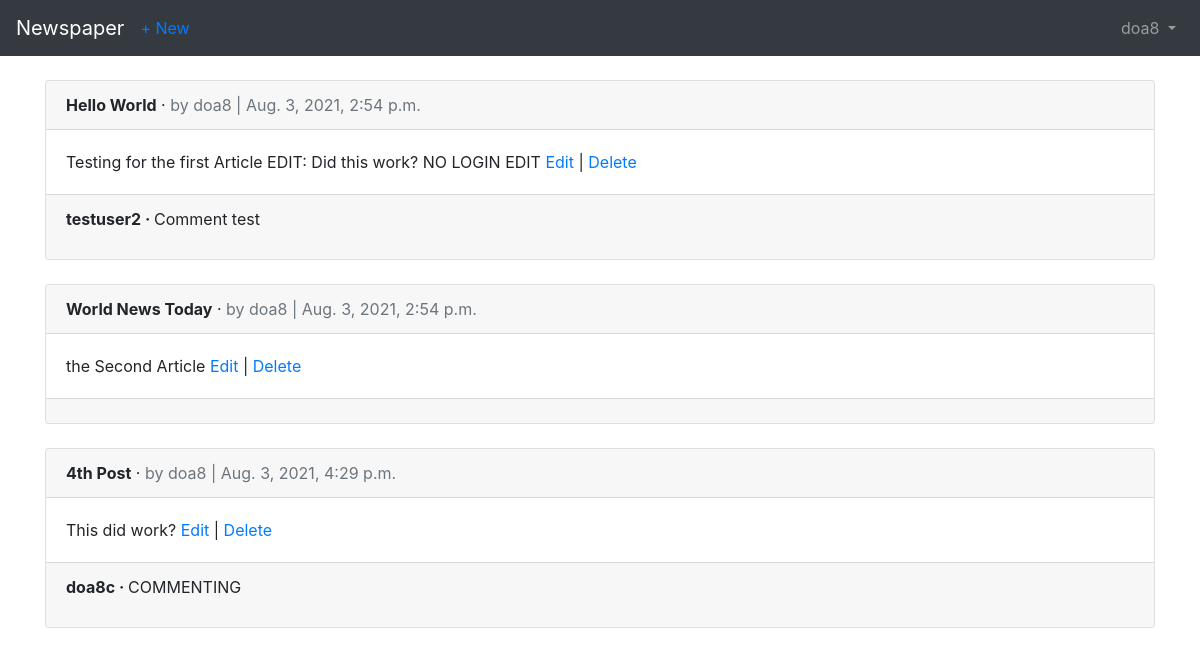
The page /articles/ (signed in) on the database its author committed.
### users/models.py (models this page shows)
class CustomUser(AbstractUser):
    age = models.PositiveIntegerField(null=True, blank=True)

### articles/models.py (models this page shows, shortened)
class Article(models.Model):
    title = models.CharField(max_length=255)
    body = models.TextField()
    date = models.DateTimeField(auto_now_add=True)
    author = models.ForeignKey(
        get_user_model(),
        on_delete=models.CASCADE,
        related_name='comments',
    )

class Comment(models.Model):
    article = models.ForeignKey(
        Article,
        on_delete=models.CASCADE,
        related_name='comments')
    comment = models.CharField(max_length=140)
    author = models.ForeignKey(
        get_user_model(),
        on_delete=CASCADE,
    )
    def __str__(self) -> str:
        return self.comment

### articles/views.py (the view)
# urls.py: path('', ArticleListView.as_view(), name='article_list'),
class ArticleListView(LoginRequiredMixin, ListView):
    model = Article
    template_name = 'article_list.html'
    login_url = 'login'

### templates/article_list.html (shortened to what this page needs)
{% extends 'base.html' %}
{% block content %}
    {% for article in object_list %}
        <div class="card">
            <div class="card-header">
                <span class="font-weight-bold">{{ article.title }}</span> &middot;
                <span class="text-muted">by {{ article.author }} |
                {{ article.date }}</span>
            </div>
            <div class="card-body">
                {{ article.body }}
                <a href="{% url 'article_edit' article.pk %}">Edit</a> |
                <a href="{% url 'article_delete' article.pk %}">Delete</a>
            </div>
            <div class="card-footer">
                {% for comment in article.comments.all %}
                    <p>
                        <span class="font-weight-bold">{{ comment.author }} &middot; </span>
                        {{ comment }}
                    </p>
                {% endfor %}
            </div>
        </div>
        <br />
    {% endfor%}
{% endblock content%}

### templates/base.html (shortened to what this page needs)
<!DOCTYPE html>
<html lang="en">
<head>
    <link rel="stylesheet"
    href="https://stackpath.bootstrapcdn.com/bootstrap/4.1.3/css/bootstrap.min.css"
>
</head>
<body>
    <nav class="navbar navbar-expand-md navbar-dark bg-dark mb-4">
        <a class="navbar-brand" href="{% url 'home' %}">Newspaper</a>
        {% if user.is_authenticated %}
            <ul class="navbar-nav mr-auto">
                <li class="nav-item"><a href="{% url 'article_new' %}">+ New</a></li>
            </ul>
        {% endif %}
        <div class="collapse navbar-collapse" id="navbarCollapse">
            {% if user.is_authenticated %}
                <ul class="navbar-nav ml-auto">
                    <li class="nav-item">
                        <a class="nav-link dropdown-toggle" href="#" id="userMenu"
                            data-toggle="dropdown" aria-haspopup="true"
                            aria-expanded="false">
                            {{ user.username }}
                        </a>
                    </li>
                </ul>
            {% endif %}
        </div>
    </nav>
    <div class="container">
        {% block content %}
        {% endblock content %}
    </div>
</body>
</html>

### rows shown on the page
CustomUser: username "doa8"
Article: title "Hello World", author "doa8", date "Aug. 3, 2021, 2:54 p.m.", body "Testing for the first Article EDIT: Did this work? NO LOGIN EDIT"
Comment: author "testuser2", comment "Comment test"
Article: title "World News Today", author "doa8", date "Aug. 3, 2021, 2:54 p.m.", body "the Second Article"
Article: title "4th Post", author "doa8", date "Aug. 3, 2021, 4:29 p.m.", body "This did work?"
Comment: author "doa8c", comment "COMMENTING"
